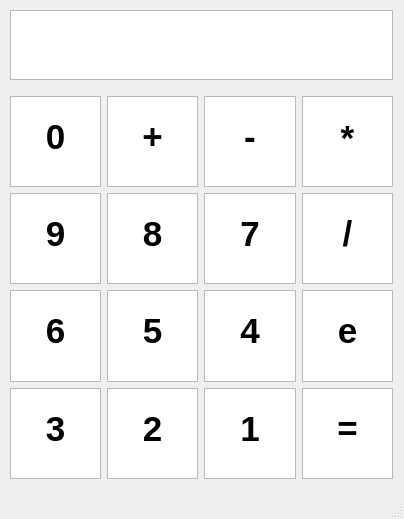
<?xml version="1.0" encoding="UTF-8"?>
<ui version="4.0">
 <class>MainWindow</class>
 <widget class="QMainWindow" name="MainWindow">
  <property name="geometry">
   <rect>
    <x>0</x>
    <y>0</y>
    <width>404</width>
    <height>519</height>
   </rect>
  </property>
  <property name="windowTitle">
   <string>MainWindow</string>
  </property>
  <property name="whatsThis">
   <string/>
  </property>
  <property name="styleSheet">
   <string notr="true"/>
  </property>
  <widget class="QWidget" name="centralwidget">
   <widget class="QWidget" name="verticalLayoutWidget">
    <property name="geometry">
     <rect>
      <x>10</x>
      <y>10</y>
      <width>383</width>
      <height>469</height>
     </rect>
    </property>
    <layout class="QVBoxLayout" name="verticalLayout_2">
     <item>
      <widget class="QTextEdit" name="textEdit">
       <property name="enabled">
        <bool>true</bool>
       </property>
      </widget>
     </item>
     <item>
      <layout class="QGridLayout" name="gridLayout_6">
       <property name="topMargin">
        <number>10</number>
       </property>
       <item row="1" column="2">
        <widget class="QTextBrowser" name="textBrowser_68">
         <property name="html">
          <string>&lt;!DOCTYPE HTML PUBLIC &quot;-//W3C//DTD HTML 4.0//EN&quot; &quot;http://www.w3.org/TR/REC-html40/strict.dtd&quot;&gt;
&lt;html&gt;&lt;head&gt;&lt;meta name=&quot;qrichtext&quot; content=&quot;1&quot; /&gt;&lt;style type=&quot;text/css&quot;&gt;
p, li { white-space: pre-wrap; }
&lt;/style&gt;&lt;/head&gt;&lt;body style=&quot; font-family:'MS Shell Dlg 2'; font-size:8.25pt; font-weight:400; font-style:normal;&quot;&gt;
&lt;p style=&quot; margin-top:0px; margin-bottom:0px; margin-left:0px; margin-right:0px; -qt-block-indent:0; text-indent:0px;&quot;&gt;    &lt;/p&gt;
&lt;p align=&quot;center&quot; style=&quot; margin-top:3px; margin-bottom:0px; margin-left:0px; margin-right:0px; -qt-block-indent:0; text-indent:0px;&quot;&gt;&lt;span style=&quot; font-size:26pt; font-weight:600;&quot;&gt;7&lt;/span&gt;&lt;/p&gt;&lt;/body&gt;&lt;/html&gt;</string>
         </property>
        </widget>
       </item>
       <item row="2" column="3">
        <widget class="QTextBrowser" name="textBrowser_77">
         <property name="html">
          <string>&lt;!DOCTYPE HTML PUBLIC &quot;-//W3C//DTD HTML 4.0//EN&quot; &quot;http://www.w3.org/TR/REC-html40/strict.dtd&quot;&gt;
&lt;html&gt;&lt;head&gt;&lt;meta name=&quot;qrichtext&quot; content=&quot;1&quot; /&gt;&lt;style type=&quot;text/css&quot;&gt;
p, li { white-space: pre-wrap; }
&lt;/style&gt;&lt;/head&gt;&lt;body style=&quot; font-family:'MS Shell Dlg 2'; font-size:8.25pt; font-weight:400; font-style:normal;&quot;&gt;
&lt;p style=&quot; margin-top:0px; margin-bottom:0px; margin-left:0px; margin-right:0px; -qt-block-indent:0; text-indent:0px;&quot;&gt;    &lt;/p&gt;
&lt;p align=&quot;center&quot; style=&quot; margin-top:3px; margin-bottom:0px; margin-left:0px; margin-right:0px; -qt-block-indent:0; text-indent:0px;&quot;&gt;&lt;span style=&quot; font-size:26pt; font-weight:600;&quot;&gt;e&lt;/span&gt;&lt;/p&gt;&lt;/body&gt;&lt;/html&gt;</string>
         </property>
        </widget>
       </item>
       <item row="2" column="1">
        <widget class="QTextBrowser" name="textBrowser_71">
         <property name="html">
          <string>&lt;!DOCTYPE HTML PUBLIC &quot;-//W3C//DTD HTML 4.0//EN&quot; &quot;http://www.w3.org/TR/REC-html40/strict.dtd&quot;&gt;
&lt;html&gt;&lt;head&gt;&lt;meta name=&quot;qrichtext&quot; content=&quot;1&quot; /&gt;&lt;style type=&quot;text/css&quot;&gt;
p, li { white-space: pre-wrap; }
&lt;/style&gt;&lt;/head&gt;&lt;body style=&quot; font-family:'MS Shell Dlg 2'; font-size:8.25pt; font-weight:400; font-style:normal;&quot;&gt;
&lt;p style=&quot; margin-top:0px; margin-bottom:0px; margin-left:0px; margin-right:0px; -qt-block-indent:0; text-indent:0px;&quot;&gt;    &lt;/p&gt;
&lt;p align=&quot;center&quot; style=&quot; margin-top:3px; margin-bottom:0px; margin-left:0px; margin-right:0px; -qt-block-indent:0; text-indent:0px;&quot;&gt;&lt;span style=&quot; font-size:26pt; font-weight:600;&quot;&gt;5&lt;/span&gt;&lt;/p&gt;&lt;/body&gt;&lt;/html&gt;</string>
         </property>
        </widget>
       </item>
       <item row="2" column="0">
        <widget class="QTextBrowser" name="textBrowser_70">
         <property name="html">
          <string>&lt;!DOCTYPE HTML PUBLIC &quot;-//W3C//DTD HTML 4.0//EN&quot; &quot;http://www.w3.org/TR/REC-html40/strict.dtd&quot;&gt;
&lt;html&gt;&lt;head&gt;&lt;meta name=&quot;qrichtext&quot; content=&quot;1&quot; /&gt;&lt;style type=&quot;text/css&quot;&gt;
p, li { white-space: pre-wrap; }
&lt;/style&gt;&lt;/head&gt;&lt;body style=&quot; font-family:'MS Shell Dlg 2'; font-size:8.25pt; font-weight:400; font-style:normal;&quot;&gt;
&lt;p style=&quot; margin-top:0px; margin-bottom:0px; margin-left:0px; margin-right:0px; -qt-block-indent:0; text-indent:0px;&quot;&gt;    &lt;/p&gt;
&lt;p align=&quot;center&quot; style=&quot; margin-top:3px; margin-bottom:0px; margin-left:0px; margin-right:0px; -qt-block-indent:0; text-indent:0px;&quot;&gt;&lt;span style=&quot; font-size:26pt; font-weight:600;&quot;&gt;6&lt;/span&gt;&lt;/p&gt;&lt;/body&gt;&lt;/html&gt;</string>
         </property>
        </widget>
       </item>
       <item row="1" column="3">
        <widget class="QTextBrowser" name="textBrowser_76">
         <property name="html">
          <string>&lt;!DOCTYPE HTML PUBLIC &quot;-//W3C//DTD HTML 4.0//EN&quot; &quot;http://www.w3.org/TR/REC-html40/strict.dtd&quot;&gt;
&lt;html&gt;&lt;head&gt;&lt;meta name=&quot;qrichtext&quot; content=&quot;1&quot; /&gt;&lt;style type=&quot;text/css&quot;&gt;
p, li { white-space: pre-wrap; }
&lt;/style&gt;&lt;/head&gt;&lt;body style=&quot; font-family:'MS Shell Dlg 2'; font-size:8.25pt; font-weight:400; font-style:normal;&quot;&gt;
&lt;p style=&quot; margin-top:0px; margin-bottom:0px; margin-left:0px; margin-right:0px; -qt-block-indent:0; text-indent:0px;&quot;&gt;    &lt;/p&gt;
&lt;p align=&quot;center&quot; style=&quot; margin-top:3px; margin-bottom:0px; margin-left:0px; margin-right:0px; -qt-block-indent:0; text-indent:0px;&quot;&gt;&lt;span style=&quot; font-size:26pt; font-weight:600;&quot;&gt;/&lt;/span&gt;&lt;/p&gt;&lt;/body&gt;&lt;/html&gt;</string>
         </property>
        </widget>
       </item>
       <item row="1" column="0">
        <widget class="QTextBrowser" name="textBrowser_69">
         <property name="html">
          <string>&lt;!DOCTYPE HTML PUBLIC &quot;-//W3C//DTD HTML 4.0//EN&quot; &quot;http://www.w3.org/TR/REC-html40/strict.dtd&quot;&gt;
&lt;html&gt;&lt;head&gt;&lt;meta name=&quot;qrichtext&quot; content=&quot;1&quot; /&gt;&lt;style type=&quot;text/css&quot;&gt;
p, li { white-space: pre-wrap; }
&lt;/style&gt;&lt;/head&gt;&lt;body style=&quot; font-family:'MS Shell Dlg 2'; font-size:8.25pt; font-weight:400; font-style:normal;&quot;&gt;
&lt;p style=&quot; margin-top:0px; margin-bottom:0px; margin-left:0px; margin-right:0px; -qt-block-indent:0; text-indent:0px;&quot;&gt;    &lt;/p&gt;
&lt;p align=&quot;center&quot; style=&quot; margin-top:3px; margin-bottom:0px; margin-left:0px; margin-right:0px; -qt-block-indent:0; text-indent:0px;&quot;&gt;&lt;span style=&quot; font-size:26pt; font-weight:600;&quot;&gt;9&lt;/span&gt;&lt;/p&gt;&lt;/body&gt;&lt;/html&gt;</string>
         </property>
        </widget>
       </item>
       <item row="2" column="2">
        <widget class="QTextBrowser" name="textBrowser_72">
         <property name="html">
          <string>&lt;!DOCTYPE HTML PUBLIC &quot;-//W3C//DTD HTML 4.0//EN&quot; &quot;http://www.w3.org/TR/REC-html40/strict.dtd&quot;&gt;
&lt;html&gt;&lt;head&gt;&lt;meta name=&quot;qrichtext&quot; content=&quot;1&quot; /&gt;&lt;style type=&quot;text/css&quot;&gt;
p, li { white-space: pre-wrap; }
&lt;/style&gt;&lt;/head&gt;&lt;body style=&quot; font-family:'MS Shell Dlg 2'; font-size:8.25pt; font-weight:400; font-style:normal;&quot;&gt;
&lt;p style=&quot; margin-top:0px; margin-bottom:0px; margin-left:0px; margin-right:0px; -qt-block-indent:0; text-indent:0px;&quot;&gt;    &lt;/p&gt;
&lt;p align=&quot;center&quot; style=&quot; margin-top:3px; margin-bottom:0px; margin-left:0px; margin-right:0px; -qt-block-indent:0; text-indent:0px;&quot;&gt;&lt;span style=&quot; font-size:26pt; font-weight:600;&quot;&gt;4&lt;/span&gt;&lt;/p&gt;&lt;/body&gt;&lt;/html&gt;</string>
         </property>
        </widget>
       </item>
       <item row="1" column="1">
        <widget class="QTextBrowser" name="textBrowser_67">
         <property name="html">
          <string>&lt;!DOCTYPE HTML PUBLIC &quot;-//W3C//DTD HTML 4.0//EN&quot; &quot;http://www.w3.org/TR/REC-html40/strict.dtd&quot;&gt;
&lt;html&gt;&lt;head&gt;&lt;meta name=&quot;qrichtext&quot; content=&quot;1&quot; /&gt;&lt;style type=&quot;text/css&quot;&gt;
p, li { white-space: pre-wrap; }
&lt;/style&gt;&lt;/head&gt;&lt;body style=&quot; font-family:'MS Shell Dlg 2'; font-size:8.25pt; font-weight:400; font-style:normal;&quot;&gt;
&lt;p style=&quot; margin-top:0px; margin-bottom:0px; margin-left:0px; margin-right:0px; -qt-block-indent:0; text-indent:0px;&quot;&gt;    &lt;/p&gt;
&lt;p align=&quot;center&quot; style=&quot; margin-top:3px; margin-bottom:0px; margin-left:0px; margin-right:0px; -qt-block-indent:0; text-indent:0px;&quot;&gt;&lt;span style=&quot; font-size:26pt; font-weight:600;&quot;&gt;8&lt;/span&gt;&lt;/p&gt;&lt;/body&gt;&lt;/html&gt;</string>
         </property>
        </widget>
       </item>
       <item row="3" column="2">
        <widget class="QTextBrowser" name="textBrowser_75">
         <property name="html">
          <string>&lt;!DOCTYPE HTML PUBLIC &quot;-//W3C//DTD HTML 4.0//EN&quot; &quot;http://www.w3.org/TR/REC-html40/strict.dtd&quot;&gt;
&lt;html&gt;&lt;head&gt;&lt;meta name=&quot;qrichtext&quot; content=&quot;1&quot; /&gt;&lt;style type=&quot;text/css&quot;&gt;
p, li { white-space: pre-wrap; }
&lt;/style&gt;&lt;/head&gt;&lt;body style=&quot; font-family:'MS Shell Dlg 2'; font-size:8.25pt; font-weight:400; font-style:normal;&quot;&gt;
&lt;p style=&quot; margin-top:0px; margin-bottom:0px; margin-left:0px; margin-right:0px; -qt-block-indent:0; text-indent:0px;&quot;&gt;    &lt;/p&gt;
&lt;p align=&quot;center&quot; style=&quot; margin-top:3px; margin-bottom:0px; margin-left:0px; margin-right:0px; -qt-block-indent:0; text-indent:0px;&quot;&gt;&lt;span style=&quot; font-size:26pt; font-weight:600;&quot;&gt;1&lt;/span&gt;&lt;/p&gt;&lt;/body&gt;&lt;/html&gt;</string>
         </property>
        </widget>
       </item>
       <item row="3" column="3">
        <widget class="QTextBrowser" name="textBrowser_78">
         <property name="html">
          <string>&lt;!DOCTYPE HTML PUBLIC &quot;-//W3C//DTD HTML 4.0//EN&quot; &quot;http://www.w3.org/TR/REC-html40/strict.dtd&quot;&gt;
&lt;html&gt;&lt;head&gt;&lt;meta name=&quot;qrichtext&quot; content=&quot;1&quot; /&gt;&lt;style type=&quot;text/css&quot;&gt;
p, li { white-space: pre-wrap; }
&lt;/style&gt;&lt;/head&gt;&lt;body style=&quot; font-family:'MS Shell Dlg 2'; font-size:8.25pt; font-weight:400; font-style:normal;&quot;&gt;
&lt;p style=&quot; margin-top:0px; margin-bottom:0px; margin-left:0px; margin-right:0px; -qt-block-indent:0; text-indent:0px;&quot;&gt;    &lt;/p&gt;
&lt;p align=&quot;center&quot; style=&quot; margin-top:3px; margin-bottom:0px; margin-left:0px; margin-right:0px; -qt-block-indent:0; text-indent:0px;&quot;&gt;&lt;span style=&quot; font-size:26pt; font-weight:600;&quot;&gt;=&lt;/span&gt;&lt;/p&gt;&lt;/body&gt;&lt;/html&gt;</string>
         </property>
        </widget>
       </item>
       <item row="3" column="0">
        <widget class="QTextBrowser" name="textBrowser_73">
         <property name="html">
          <string>&lt;!DOCTYPE HTML PUBLIC &quot;-//W3C//DTD HTML 4.0//EN&quot; &quot;http://www.w3.org/TR/REC-html40/strict.dtd&quot;&gt;
&lt;html&gt;&lt;head&gt;&lt;meta name=&quot;qrichtext&quot; content=&quot;1&quot; /&gt;&lt;style type=&quot;text/css&quot;&gt;
p, li { white-space: pre-wrap; }
&lt;/style&gt;&lt;/head&gt;&lt;body style=&quot; font-family:'MS Shell Dlg 2'; font-size:8.25pt; font-weight:400; font-style:normal;&quot;&gt;
&lt;p style=&quot; margin-top:0px; margin-bottom:0px; margin-left:0px; margin-right:0px; -qt-block-indent:0; text-indent:0px;&quot;&gt;    &lt;/p&gt;
&lt;p align=&quot;center&quot; style=&quot; margin-top:3px; margin-bottom:0px; margin-left:0px; margin-right:0px; -qt-block-indent:0; text-indent:0px;&quot;&gt;&lt;span style=&quot; font-size:26pt; font-weight:600;&quot;&gt;3&lt;/span&gt;&lt;/p&gt;&lt;/body&gt;&lt;/html&gt;</string>
         </property>
        </widget>
       </item>
       <item row="3" column="1">
        <widget class="QTextBrowser" name="textBrowser_74">
         <property name="html">
          <string>&lt;!DOCTYPE HTML PUBLIC &quot;-//W3C//DTD HTML 4.0//EN&quot; &quot;http://www.w3.org/TR/REC-html40/strict.dtd&quot;&gt;
&lt;html&gt;&lt;head&gt;&lt;meta name=&quot;qrichtext&quot; content=&quot;1&quot; /&gt;&lt;style type=&quot;text/css&quot;&gt;
p, li { white-space: pre-wrap; }
&lt;/style&gt;&lt;/head&gt;&lt;body style=&quot; font-family:'MS Shell Dlg 2'; font-size:8.25pt; font-weight:400; font-style:normal;&quot;&gt;
&lt;p style=&quot; margin-top:0px; margin-bottom:0px; margin-left:0px; margin-right:0px; -qt-block-indent:0; text-indent:0px;&quot;&gt;    &lt;/p&gt;
&lt;p align=&quot;center&quot; style=&quot; margin-top:3px; margin-bottom:0px; margin-left:0px; margin-right:0px; -qt-block-indent:0; text-indent:0px;&quot;&gt;&lt;span style=&quot; font-size:26pt; font-weight:600;&quot;&gt;2&lt;/span&gt;&lt;/p&gt;&lt;/body&gt;&lt;/html&gt;</string>
         </property>
        </widget>
       </item>
       <item row="0" column="3">
        <widget class="QTextBrowser" name="textBrowser_66">
         <property name="html">
          <string>&lt;!DOCTYPE HTML PUBLIC &quot;-//W3C//DTD HTML 4.0//EN&quot; &quot;http://www.w3.org/TR/REC-html40/strict.dtd&quot;&gt;
&lt;html&gt;&lt;head&gt;&lt;meta name=&quot;qrichtext&quot; content=&quot;1&quot; /&gt;&lt;style type=&quot;text/css&quot;&gt;
p, li { white-space: pre-wrap; }
&lt;/style&gt;&lt;/head&gt;&lt;body style=&quot; font-family:'MS Shell Dlg 2'; font-size:8.25pt; font-weight:400; font-style:normal;&quot;&gt;
&lt;p style=&quot; margin-top:0px; margin-bottom:0px; margin-left:0px; margin-right:0px; -qt-block-indent:0; text-indent:0px;&quot;&gt;    &lt;/p&gt;
&lt;p align=&quot;center&quot; style=&quot; margin-top:4px; margin-bottom:0px; margin-left:0px; margin-right:0px; -qt-block-indent:0; text-indent:0px;&quot;&gt;&lt;span style=&quot; font-size:26pt; font-weight:600;&quot;&gt;*&lt;/span&gt;&lt;/p&gt;&lt;/body&gt;&lt;/html&gt;</string>
         </property>
        </widget>
       </item>
       <item row="0" column="2">
        <widget class="QTextBrowser" name="textBrowser_65">
         <property name="html">
          <string>&lt;!DOCTYPE HTML PUBLIC &quot;-//W3C//DTD HTML 4.0//EN&quot; &quot;http://www.w3.org/TR/REC-html40/strict.dtd&quot;&gt;
&lt;html&gt;&lt;head&gt;&lt;meta name=&quot;qrichtext&quot; content=&quot;1&quot; /&gt;&lt;style type=&quot;text/css&quot;&gt;
p, li { white-space: pre-wrap; }
&lt;/style&gt;&lt;/head&gt;&lt;body style=&quot; font-family:'MS Shell Dlg 2'; font-size:8.25pt; font-weight:400; font-style:normal;&quot;&gt;
&lt;p style=&quot; margin-top:0px; margin-bottom:0px; margin-left:0px; margin-right:0px; -qt-block-indent:0; text-indent:0px;&quot;&gt;    &lt;/p&gt;
&lt;p align=&quot;center&quot; style=&quot; margin-top:3px; margin-bottom:0px; margin-left:0px; margin-right:0px; -qt-block-indent:0; text-indent:0px;&quot;&gt;&lt;span style=&quot; font-size:26pt; font-weight:600;&quot;&gt;-&lt;/span&gt;&lt;/p&gt;&lt;/body&gt;&lt;/html&gt;</string>
         </property>
        </widget>
       </item>
       <item row="0" column="1">
        <widget class="QTextBrowser" name="textBrowser_64">
         <property name="html">
          <string>&lt;!DOCTYPE HTML PUBLIC &quot;-//W3C//DTD HTML 4.0//EN&quot; &quot;http://www.w3.org/TR/REC-html40/strict.dtd&quot;&gt;
&lt;html&gt;&lt;head&gt;&lt;meta name=&quot;qrichtext&quot; content=&quot;1&quot; /&gt;&lt;style type=&quot;text/css&quot;&gt;
p, li { white-space: pre-wrap; }
&lt;/style&gt;&lt;/head&gt;&lt;body style=&quot; font-family:'MS Shell Dlg 2'; font-size:8.25pt; font-weight:400; font-style:normal;&quot;&gt;
&lt;p style=&quot; margin-top:0px; margin-bottom:0px; margin-left:0px; margin-right:0px; -qt-block-indent:0; text-indent:0px;&quot;&gt;    &lt;/p&gt;
&lt;p align=&quot;center&quot; style=&quot; margin-top:3px; margin-bottom:0px; margin-left:0px; margin-right:0px; -qt-block-indent:0; text-indent:0px;&quot;&gt;&lt;span style=&quot; font-size:26pt; font-weight:600;&quot;&gt;+&lt;/span&gt;&lt;/p&gt;&lt;/body&gt;&lt;/html&gt;</string>
         </property>
        </widget>
       </item>
       <item row="0" column="0">
        <widget class="QTextBrowser" name="textBrowser_79">
         <property name="html">
          <string>&lt;!DOCTYPE HTML PUBLIC &quot;-//W3C//DTD HTML 4.0//EN&quot; &quot;http://www.w3.org/TR/REC-html40/strict.dtd&quot;&gt;
&lt;html&gt;&lt;head&gt;&lt;meta name=&quot;qrichtext&quot; content=&quot;1&quot; /&gt;&lt;style type=&quot;text/css&quot;&gt;
p, li { white-space: pre-wrap; }
&lt;/style&gt;&lt;/head&gt;&lt;body style=&quot; font-family:'MS Shell Dlg 2'; font-size:8.25pt; font-weight:400; font-style:normal;&quot;&gt;
&lt;p style=&quot; margin-top:0px; margin-bottom:0px; margin-left:0px; margin-right:0px; -qt-block-indent:0; text-indent:0px;&quot;&gt;    &lt;/p&gt;
&lt;p align=&quot;center&quot; style=&quot; margin-top:3px; margin-bottom:0px; margin-left:0px; margin-right:0px; -qt-block-indent:0; text-indent:0px;&quot;&gt;&lt;span style=&quot; font-size:26pt; font-weight:600;&quot;&gt;0&lt;/span&gt;&lt;/p&gt;&lt;/body&gt;&lt;/html&gt;</string>
         </property>
        </widget>
       </item>
      </layout>
     </item>
    </layout>
   </widget>
  </widget>
  <widget class="QMenuBar" name="menubar">
   <property name="geometry">
    <rect>
     <x>0</x>
     <y>0</y>
     <width>404</width>
     <height>21</height>
    </rect>
   </property>
  </widget>
  <widget class="QStatusBar" name="statusBar">
   <property name="whatsThis">
    <string>Calculator</string>
   </property>
  </widget>
 </widget>
 <resources/>
 <connections/>
</ui>
